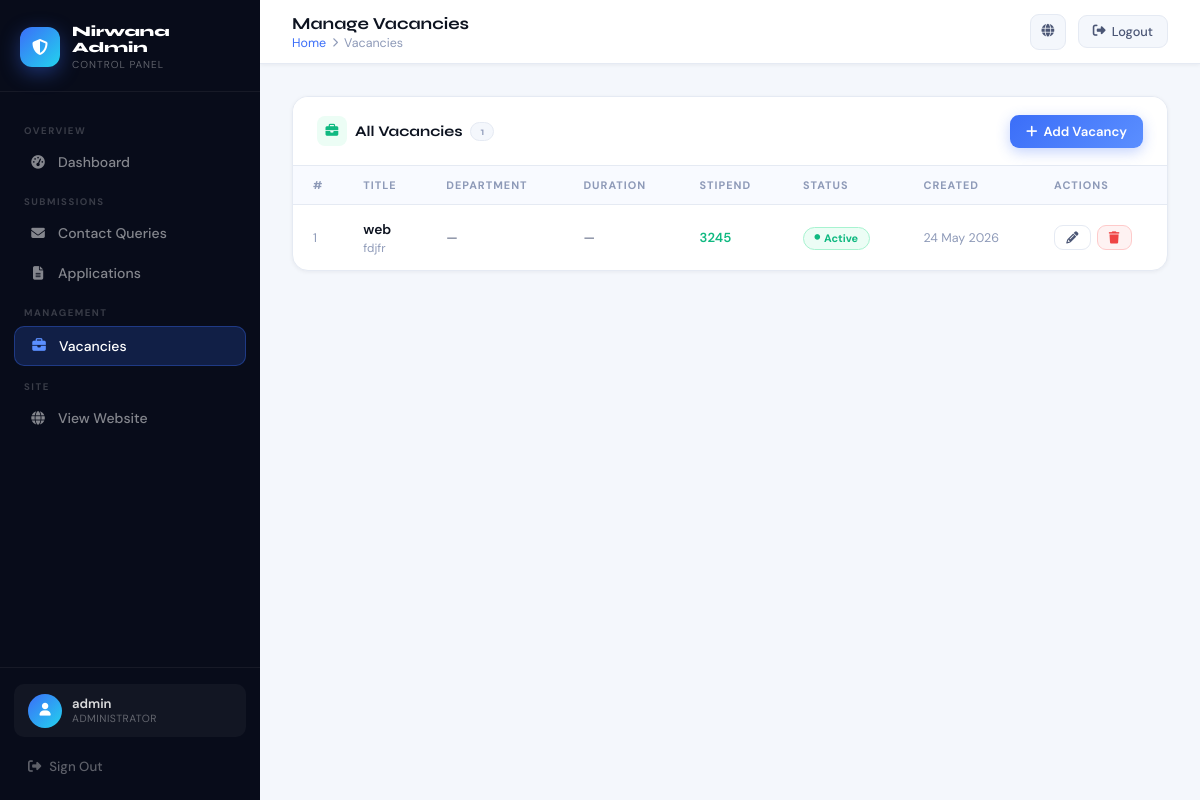
The page /myadmin/vacancies/ (signed in) on the database its author committed.
### app1/models.py (models this page shows, shortened)
class InternshipVacancy(models.Model):
    title = models.CharField(max_length=200)
    department = models.CharField(max_length=100, blank=True)
    description = models.TextField()
    requirements = models.TextField(blank=True)
    duration = models.CharField(max_length=100, blank=True, help_text="e.g. 3 months")
    stipend = models.CharField(max_length=100, blank=True, help_text="e.g. Rs 5,000/month")
    is_active = models.BooleanField(default=True)
    created_at = models.DateTimeField(auto_now_add=True)
    updated_at = models.DateTimeField(auto_now=True)
    class Meta:
        ordering = ['-created_at']
        verbose_name = 'Internship Vacancy'
        verbose_name_plural = 'Internship Vacancies'

### app1/views.py (the view)
# urls.py: path('myadmin/vacancies/', views.admin_vacancies, name='admin_vacancies'),
@login_required(login_url='admin_login')
@user_passes_test(is_admin, login_url='admin_login')
def admin_vacancies(request):
    vacancies = InternshipVacancy.objects.all()
    return render(request, 'app1/admin/vacancies.html', {'vacancies': vacancies})

### app1/views.py (called while the page is built)
def is_admin(user):
    return user.is_authenticated and user.is_staff

### app1/templates/app1/admin/vacancies.html (shortened to what this page needs)
{% extends 'app1/admin/base.html' %}
{% block page_title %}Manage Vacancies{% endblock %}
{% block breadcrumb %}<a href="{% url 'admin_dashboard' %}">Home</a> <i class="fas fa-chevron-right" style="font-size:0.6rem"></i> <span>Vacancies</span>{% endblock %}
{% block content %}
<div class="card">
  <div class="card-header">
    <div class="card-title">
      <span class="title-icon" style="background:#ECFDF5;color:var(--green)"><i class="fas fa-briefcase"></i></span>
      All Vacancies
      <span style="background:var(--bg);border:1px solid var(--border);padding:2px 9px;border-radius:50px;font-size:0.68rem;color:var(--text-light);font-weight:600">
        {{ vacancies|length }}
      </span>
    </div>
    <a href="{% url 'admin_vacancy_create' %}" class="btn btn-primary">
      <i class="fas fa-plus"></i> Add Vacancy
    </a>
  </div>
  <div class="card-body">
    {% if vacancies %}
    <table>
      <thead>
        <tr>
          <th>#</th>
          <th>Title</th>
          <th>Department</th>
          <th>Duration</th>
          <th>Stipend</th>
          <th>Status</th>
          <th>Created</th>
          <th>Actions</th>
        </tr>
      </thead>
      <tbody>
        {% for v in vacancies %}
        <tr>
          <td style="color:var(--text-light);font-size:0.78rem;width:50px">{{ v.pk }}</td>
          <td>
            <div style="font-weight:600">{{ v.title }}</div>
            <div style="font-size:0.73rem;color:var(--text-light);margin-top:2px">{{ v.description|truncatechars:50 }}</div>
          </td>
          <td style="font-size:0.82rem;color:var(--text-mid)">{{ v.department|default:"—" }}</td>
          <td style="font-size:0.82rem;color:var(--text-mid)">{{ v.duration|default:"—" }}</td>
          <td style="font-size:0.82rem;font-weight:600;color:var(--green)">{{ v.stipend|default:"—" }}</td>
          <td>
            {% if v.is_active %}
              <span class="badge active"><i class="fas fa-circle" style="font-size:0.35rem"></i> Active</span>
            {% else %}
              <span class="badge inactive">Inactive</span>
            {% endif %}
          </td>
          <td style="color:var(--text-light);font-size:0.78rem;white-space:nowrap">{{ v.created_at|date:"d M Y" }}</td>
          <td>
            <div class="action-group">
              <a href="{% url 'admin_vacancy_edit' v.pk %}" class="btn btn-ghost btn-sm" title="Edit">
                <i class="fas fa-pencil"></i>
              </a>
              <a href="{% url 'admin_vacancy_delete' v.pk %}"
                 class="btn btn-danger btn-sm"
                 title="Delete"
                 onclick="return confirm('Delete vacancy \"{{ v.title }}\"? This cannot be undone.')">
                <i class="fas fa-trash"></i>
              </a>
            </div>
          </td>
        </tr>
        {% endfor %}
      </tbody>
    </table>
    {% endif %}
  </div>
</div>
{% endblock %}

### app1/templates/app1/admin/base.html (shortened to what this page needs)
<!DOCTYPE html>
<html lang="en">
<head>
<link rel="stylesheet" href="https://cdnjs.cloudflare.com/ajax/libs/font-awesome/6.5.0/css/all.min.css">
</head>
<body>
<aside class="sidebar" id="sidebar">
  <div class="sidebar-top">
    <a href="{% url 'admin_dashboard' %}" class="brand">
      <div class="brand-mark"><i class="fas fa-shield-halved"></i></div>
      <div class="brand-info">
        <div class="name">Nirwana Admin</div>
        <div class="sub">Control Panel</div>
      </div>
    </a>
  </div>
  <nav class="sidebar-nav">
    <span class="nav-label">Overview</span>
    <a href="{% url 'admin_dashboard' %}" class="nav-link {% if request.resolver_match.url_name == 'admin_dashboard' %}active{% endif %}">
      <span class="nav-icon"><i class="fas fa-gauge-high"></i></span>
      <span class="nav-text">Dashboard</span>
    </a>
    <span class="nav-label">Submissions</span>
    <a href="{% url 'admin_contacts' %}" class="nav-link {% if 'contact' in request.resolver_match.url_name %}active{% endif %}">
      <span class="nav-icon"><i class="fas fa-envelope"></i></span>
      <span class="nav-text">Contact Queries</span>
    </a>
    <a href="{% url 'admin_applications' %}" class="nav-link {% if 'application' in request.resolver_match.url_name %}active{% endif %}">
      <span class="nav-icon"><i class="fas fa-file-lines"></i></span>
      <span class="nav-text">Applications</span>
    </a>
    <span class="nav-label">Management</span>
    <a href="{% url 'admin_vacancies' %}" class="nav-link {% if 'vacanc' in request.resolver_match.url_name %}active{% endif %}">
      <span class="nav-icon"><i class="fas fa-briefcase"></i></span>
      <span class="nav-text">Vacancies</span>
    </a>
    <span class="nav-label">Site</span>
    <a href="{% url 'home' %}" class="nav-link" target="_blank">
      <span class="nav-icon"><i class="fas fa-globe"></i></span>
      <span class="nav-text">View Website</span>
    </a>
  </nav>
  <div class="sidebar-bottom">
    <div class="user-card">
      <div class="user-avatar"><i class="fas fa-user"></i></div>
      <div>
        <div class="user-name">{{ request.user.username }}</div>
        <div class="user-role">Administrator</div>
      </div>
    </div>
    <a href="{% url 'admin_logout' %}" class="logout-link">
      <i class="fas fa-right-from-bracket"></i>
      Sign Out
    </a>
  </div>
</aside>
<div class="main">
  <header class="topbar">
    <div class="topbar-left">
      <div>
        <div class="page-title">{% block page_title %}Dashboard{% endblock %}</div>
        <div class="breadcrumb">{% block breadcrumb %}<a href="{% url 'admin_dashboard' %}">Home</a>{% endblock %}</div>
      </div>
    </div>
    <div class="topbar-right">
      <a href="{% url 'home' %}" target="_blank" class="topbar-action icon-only" title="View Site">
        <i class="fas fa-globe"></i>
      </a>
      <a href="{% url 'admin_logout' %}" class="topbar-action" title="Logout">
        <i class="fas fa-right-from-bracket"></i>
        <span>Logout</span>
      </a>
    </div>
  </header>
  <main class="content">
    {% block content %}{% endblock %}
  </main>
</div>
</body>
</html>

### rows shown on the page
InternshipVacancy: pk "1", title "web", description "fdjfr", department "—", duration "—", stipend "3245", is_active True (drawn), created_at "24 May 2026"

### other values the page prints
{{ request.user.username }} "admin"
{{ vacancies|length }} "1"
